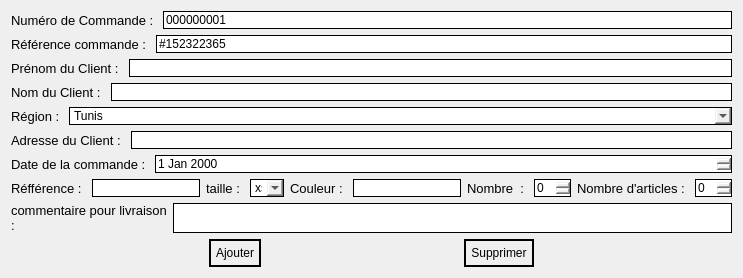
             <widget class="QWidget" name="tab_2">
              <attribute name="title">
               <string>   Ajouter Commande   </string>
              </attribute>
              <layout class="QGridLayout" name="gridLayout_11">
               <item row="0" column="0">
                <layout class="QVBoxLayout" name="verticalLayout_23">
                 <item>
                  <layout class="QHBoxLayout" name="horizontalLayout_39">
                   <item>
                    <widget class="QLabel" name="label_44">
                     <property name="font">
                      <font>
                       <family>Segoe UI</family>
                       <pointsize>10</pointsize>
                       <italic>false</italic>
                       <fontweight>DemiBold</fontweight>
                      </font>
                     </property>
                     <property name="styleSheet">
                      <string notr="true">font: 600 10pt &quot;Segoe UI&quot;;
color: rgb(0, 0, 0);</string>
                     </property>
                     <property name="text">
                      <string>Numéro de Commande : </string>
                     </property>
                    </widget>
                   </item>
                   <item>
                    <widget class="QLineEdit" name="lineEdit_24">
                     <property name="styleSheet">
                      <string notr="true">color: rgb(0, 0, 0);
border: 1px solid black;
font: 600 10pt &quot;Segoe UI&quot;;</string>
                     </property>
                     <property name="text">
                      <string>000000001</string>
                     </property>
                     <property name="readOnly">
                      <bool>true</bool>
                     </property>
                    </widget>
                   </item>
                  </layout>
                 </item>
                 <item>
                  <layout class="QHBoxLayout" name="horizontalLayout_35">
                   <item>
                    <widget class="QLabel" name="label_40">
                     <property name="font">
                      <font>
                       <family>Segoe UI</family>
                       <pointsize>10</pointsize>
                       <italic>false</italic>
                       <fontweight>DemiBold</fontweight>
                      </font>
                     </property>
                     <property name="styleSheet">
                      <string notr="true">font: 600 10pt &quot;Segoe UI&quot;;
color: rgb(0, 0, 0);</string>
                     </property>
                     <property name="text">
                      <string>Référence commande : </string>
                     </property>
                    </widget>
                   </item>
                   <item>
                    <widget class="QLineEdit" name="lineEdit_20">
                     <property name="styleSheet">
                      <string notr="true">color: rgb(0, 0, 0);
border: 1px solid black;
font: 600 10pt &quot;Segoe UI&quot;;</string>
                     </property>
                     <property name="text">
                      <string>#152322365</string>
                     </property>
                     <property name="readOnly">
                      <bool>true</bool>
                     </property>
                    </widget>
                   </item>
                  </layout>
                 </item>
                 <item>
                  <layout class="QHBoxLayout" name="horizontalLayout_37">
                   <item>
                    <widget class="QLabel" name="label_42">
                     <property name="font">
                      <font>
                       <family>Segoe UI</family>
                       <pointsize>10</pointsize>
                       <italic>false</italic>
                       <fontweight>DemiBold</fontweight>
                      </font>
                     </property>
                     <property name="styleSheet">
                      <string notr="true">font: 600 10pt &quot;Segoe UI&quot;;
color: rgb(0, 0, 0);</string>
                     </property>
                     <property name="text">
                      <string>Prénom du Client : </string>
                     </property>
                    </widget>
                   </item>
                   <item>
                    <widget class="QLineEdit" name="lineEdit_23">
                     <property name="styleSheet">
                      <string notr="true">color: rgb(0, 0, 0);
border: 1px solid black;
font: 600 10pt &quot;Segoe UI&quot;;</string>
                     </property>
                     <property name="text">
                      <string/>
                     </property>
                     <property name="readOnly">
                      <bool>false</bool>
                     </property>
                    </widget>
                   </item>
                  </layout>
                 </item>
                 <item>
                  <layout class="QHBoxLayout" name="horizontalLayout_36">
                   <item>
                    <widget class="QLabel" name="label_41">
                     <property name="font">
                      <font>
                       <family>Segoe UI</family>
                       <pointsize>10</pointsize>
                       <italic>false</italic>
                       <fontweight>DemiBold</fontweight>
                      </font>
                     </property>
                     <property name="styleSheet">
                      <string notr="true">font: 600 10pt &quot;Segoe UI&quot;;
color: rgb(0, 0, 0);</string>
                     </property>
                     <property name="text">
                      <string>Nom du Client : </string>
                     </property>
                    </widget>
                   </item>
                   <item>
                    <widget class="QLineEdit" name="lineEdit_22">
                     <property name="styleSheet">
                      <string notr="true">color: rgb(0, 0, 0);
border: 1px solid black;
font: 600 10pt &quot;Segoe UI&quot;;</string>
                     </property>
                     <property name="text">
                      <string/>
                     </property>
                     <property name="readOnly">
                      <bool>false</bool>
                     </property>
                    </widget>
                   </item>
                  </layout>
                 </item>
                 <item>
                  <layout class="QHBoxLayout" name="horizontalLayout_47">
                   <item>
                    <widget class="QLabel" name="label_57">
                     <property name="font">
                      <font>
                       <family>Segoe UI</family>
                       <pointsize>10</pointsize>
                       <italic>false</italic>
                       <fontweight>DemiBold</fontweight>
                      </font>
                     </property>
                     <property name="styleSheet">
                      <string notr="true">font: 600 10pt &quot;Segoe UI&quot;;
color: rgb(0, 0, 0);</string>
                     </property>
                     <property name="text">
                      <string>Région : </string>
                     </property>
                    </widget>
                   </item>
                   <item>
                    <widget class="QComboBox" name="comboBox_6">
                     <property name="sizePolicy">
                      <sizepolicy hsizetype="Expanding" vsizetype="Fixed">
                       <horstretch>0</horstretch>
                       <verstretch>0</verstretch>
                      </sizepolicy>
                     </property>
                     <property name="styleSheet">
                      <string notr="true">color: rgb(0, 0, 0);
border: 1px solid black;
font: 600 10pt &quot;Segoe UI&quot;;</string>
                     </property>
                     <item>
                      <property name="text">
                       <string>Tunis</string>
                      </property>
                     </item>
                     <item>
                      <property name="text">
                       <string>Sousse</string>
                      </property>
                     </item>
                     <item>
                      <property name="text">
                       <string>nabeul</string>
                      </property>
                     </item>
                    </widget>
                   </item>
                  </layout>
                 </item>
                 <item>
                  <layout class="QHBoxLayout" name="horizontalLayout_46">
                   <item>
                    <widget class="QLabel" name="label_56">
                     <property name="font">
                      <font>
                       <family>Segoe UI</family>
                       <pointsize>10</pointsize>
                       <italic>false</italic>
                       <fontweight>DemiBold</fontweight>
                      </font>
                     </property>
                     <property name="styleSheet">
                      <string notr="true">font: 600 10pt &quot;Segoe UI&quot;;
color: rgb(0, 0, 0);</string>
                     </property>
                     <property name="text">
                      <string>Adresse du Client : </string>
                     </property>
                    </widget>
                   </item>
                   <item>
                    <widget class="QLineEdit" name="lineEdit_27">
                     <property name="styleSheet">
                      <string notr="true">color: rgb(0, 0, 0);
border: 1px solid black;
font: 600 10pt &quot;Segoe UI&quot;;</string>
                     </property>
                     <property name="text">
                      <string/>
                     </property>
                     <property name="readOnly">
                      <bool>false</bool>
                     </property>
                    </widget>
                   </item>
                  </layout>
                 </item>
                 <item>
                  <layout class="QHBoxLayout" name="horizontalLayout_38">
                   <item>
                    <widget class="QLabel" name="label_43">
                     <property name="font">
                      <font>
                       <family>Segoe UI</family>
                       <pointsize>10</pointsize>
                       <italic>false</italic>
                       <fontweight>DemiBold</fontweight>
                      </font>
                     </property>
                     <property name="styleSheet">
                      <string notr="true">font: 600 10pt &quot;Segoe UI&quot;;
color: rgb(0, 0, 0);</string>
                     </property>
                     <property name="text">
                      <string>Date de la commande : </string>
                     </property>
                     <property name="scaledContents">
                      <bool>false</bool>
                     </property>
                     <property name="wordWrap">
                      <bool>false</bool>
                     </property>
                    </widget>
                   </item>
                   <item>
                    <widget class="QDateEdit" name="dateEdit_5">
                     <property name="sizePolicy">
                      <sizepolicy hsizetype="Expanding" vsizetype="Fixed">
                       <horstretch>0</horstretch>
                       <verstretch>0</verstretch>
                      </sizepolicy>
                     </property>
                     <property name="styleSheet">
                      <string notr="true">color: rgb(0, 0, 0);
border: 1px solid black;
font: 600 10pt &quot;Segoe UI&quot;;</string>
                     </property>
                    </widget>
                   </item>
                  </layout>
                 </item>
                 <item>
                  <layout class="QHBoxLayout" name="horizontalLayout_40">
                   <item>
                    <layout class="QHBoxLayout" name="horizontalLayout_45">
                     <item>
                      <layout class="QHBoxLayout" name="horizontalLayout_41">
                       <item>
                        <widget class="QLabel" name="label_52">
                         <property name="font">
                          <font>
                           <family>Segoe UI</family>
                           <pointsize>10</pointsize>
                           <italic>false</italic>
                           <fontweight>DemiBold</fontweight>
                          </font>
                         </property>
                         <property name="styleSheet">
                          <string notr="true">font: 600 10pt &quot;Segoe UI&quot;;
color: rgb(0, 0, 0);</string>
                         </property>
                         <property name="text">
                          <string>Réfférence : </string>
                         </property>
                        </widget>
                       </item>
                       <item>
                        <widget class="QLineEdit" name="lineEdit_25">
                         <property name="styleSheet">
                          <string notr="true">color: rgb(0, 0, 0);
border: 1px solid black;
font: 600 10pt &quot;Segoe UI&quot;;</string>
                         </property>
                         <property name="text">
                          <string/>
                         </property>
                         <property name="readOnly">
                          <bool>false</bool>
                         </property>
                        </widget>
                       </item>
                      </layout>
                     </item>
                     <item>
                      <layout class="QHBoxLayout" name="horizontalLayout_42">
                       <item>
                        <widget class="QLabel" name="label_53">
                         <property name="font">
                          <font>
                           <family>Segoe UI</family>
                           <pointsize>10</pointsize>
                           <italic>false</italic>
                           <fontweight>DemiBold</fontweight>
                          </font>
                         </property>
                         <property name="styleSheet">
                          <string notr="true">font: 600 10pt &quot;Segoe UI&quot;;
color: rgb(0, 0, 0);</string>
                         </property>
                         <property name="text">
                          <string>taille : </string>
                         </property>
                        </widget>
                       </item>
                       <item>
                        <widget class="QComboBox" name="comboBox_5">
                         <property name="styleSheet">
                          <string notr="true">color: rgb(0, 0, 0);
border: 1px solid black;
font: 600 10pt &quot;Segoe UI&quot;;</string>
                         </property>
                         <item>
                          <property name="text">
                           <string>xs</string>
                          </property>
                         </item>
                         <item>
                          <property name="text">
                           <string>s</string>
                          </property>
                         </item>
                         <item>
                          <property name="text">
                           <string>m</string>
                          </property>
                         </item>
                         <item>
                          <property name="text">
                           <string>l</string>
                          </property>
                         </item>
                         <item>
                          <property name="text">
                           <string>xl</string>
                          </property>
                         </item>
                         <item>
                          <property name="text">
                           <string>xxl</string>
                          </property>
                         </item>
                        </widget>
                       </item>
                      </layout>
                     </item>
                     <item>
                      <layout class="QHBoxLayout" name="horizontalLayout_43">
                       <item>
                        <widget class="QLabel" name="label_54">
                         <property name="font">
                          <font>
                           <family>Segoe UI</family>
                           <pointsize>10</pointsize>
                           <italic>false</italic>
                           <fontweight>DemiBold</fontweight>
                          </font>
                         </property>
                         <property name="styleSheet">
                          <string notr="true">font: 600 10pt &quot;Segoe UI&quot;;
color: rgb(0, 0, 0);</string>
                         </property>
                         <property name="text">
                          <string>Couleur : </string>
                         </property>
                        </widget>
                       </item>
                       <item>
                        <widget class="QLineEdit" name="lineEdit_26">
                         <property name="styleSheet">
                          <string notr="true">color: rgb(0, 0, 0);
border: 1px solid black;
font: 600 10pt &quot;Segoe UI&quot;;</string>
                         </property>
                         <property name="text">
                          <string/>
                         </property>
                         <property name="readOnly">
                          <bool>false</bool>
                         </property>
                        </widget>
                       </item>
                      </layout>
                     </item>
                     <item>
                      <layout class="QHBoxLayout" name="horizontalLayout_44">
                       <item>
                        <widget class="QLabel" name="label_55">
                         <property name="font">
                          <font>
                           <family>Segoe UI</family>
                           <pointsize>10</pointsize>
                           <italic>false</italic>
                           <fontweight>DemiBold</fontweight>
                          </font>
                         </property>
                         <property name="styleSheet">
                          <string notr="true">font: 600 10pt &quot;Segoe UI&quot;;
color: rgb(0, 0, 0);</string>
                         </property>
                         <property name="text">
                          <string>Nombre  : </string>
                         </property>
                        </widget>
                       </item>
                       <item>
                        <widget class="QSpinBox" name="spinBox_2">
                         <property name="styleSheet">
                          <string notr="true">color: rgb(0, 0, 0);
border: 1px solid black;
font: 600 10pt &quot;Segoe UI&quot;;</string>
                         </property>
                        </widget>
                       </item>
                      </layout>
                     </item>
                    </layout>
                   </item>
                   <item>
                    <widget class="QLabel" name="label_45">
                     <property name="font">
                      <font>
                       <family>Segoe UI</family>
                       <pointsize>10</pointsize>
                       <italic>false</italic>
                       <fontweight>DemiBold</fontweight>
                      </font>
                     </property>
                     <property name="styleSheet">
                      <string notr="true">font: 600 10pt &quot;Segoe UI&quot;;
color: rgb(0, 0, 0);</string>
                     </property>
                     <property name="text">
                      <string>Nombre d'articles : </string>
                     </property>
                    </widget>
                   </item>
                   <item>
                    <widget class="QSpinBox" name="spinBox">
                     <property name="styleSheet">
                      <string notr="true">color: rgb(0, 0, 0);
border: 1px solid black;
font: 600 10pt &quot;Segoe UI&quot;;</string>
                     </property>
                    </widget>
                   </item>
                  </layout>
                 </item>
                 <item>
                  <layout class="QHBoxLayout" name="horizontalLayout_48">
                   <item>
                    <widget class="QLabel" name="label_58">
                     <property name="font">
                      <font>
                       <family>Segoe UI</family>
                       <pointsize>10</pointsize>
                       <italic>false</italic>
                       <fontweight>DemiBold</fontweight>
                      </font>
                     </property>
                     <property name="styleSheet">
                      <string notr="true">font: 600 10pt &quot;Segoe UI&quot;;
color: rgb(0, 0, 0);</string>
                     </property>
                     <property name="text">
                      <string>commentaire pour livraison : </string>
                     </property>
                     <property name="wordWrap">
                      <bool>true</bool>
                     </property>
                    </widget>
                   </item>
                   <item>
                    <widget class="QLineEdit" name="lineEdit_28">
                     <property name="sizePolicy">
                      <sizepolicy hsizetype="Expanding" vsizetype="Preferred">
                       <horstretch>0</horstretch>
                       <verstretch>0</verstretch>
                      </sizepolicy>
                     </property>
                     <property name="styleSheet">
                      <string notr="true">color: rgb(0, 0, 0);
border: 1px solid black;
font: 600 10pt &quot;Segoe UI&quot;;</string>
                     </property>
                     <property name="text">
                      <string/>
                     </property>
                     <property name="readOnly">
                      <bool>false</bool>
                     </property>
                    </widget>
                   </item>
                  </layout>
                 </item>
                 <item>
                  <layout class="QHBoxLayout" name="horizontalLayout_49">
                   <item>
                    <spacer name="horizontalSpacer_22">
                     <property name="orientation">
                      <enum>Qt::Orientation::Horizontal</enum>
                     </property>
                     <property name="sizeHint" stdset="0">
                      <size>
                       <width>40</width>
                       <height>20</height>
                      </size>
                     </property>
                    </spacer>
                   </item>
                   <item>
                    <widget class="QPushButton" name="pushButton_13">
                     <property name="styleSheet">
                      <string notr="true">font: 600 12pt &quot;Segoe UI&quot;;
color: rgb(0, 0, 0);
 border: 2px solid black;
    border-radius: 15px;
    padding: 5px; 
selection-background-color: rgb(0, 21, 155);
</string>
                     </property>
                     <property name="text">
                      <string>Ajouter</string>
                     </property>
                    </widget>
                   </item>
                   <item>
                    <spacer name="horizontalSpacer_23">
                     <property name="orientation">
                      <enum>Qt::Orientation::Horizontal</enum>
                     </property>
                     <property name="sizeHint" stdset="0">
                      <size>
                       <width>40</width>
                       <height>20</height>
                      </size>
                     </property>
                    </spacer>
                   </item>
                   <item>
                    <widget class="QPushButton" name="pushButton_28">
                     <property name="styleSheet">
                      <string notr="true">font: 600 12pt &quot;Segoe UI&quot;;
color: rgb(0, 0, 0);
 border: 2px solid black;
    border-radius: 15px;
    padding: 5px; 
selection-background-color: rgb(0, 21, 155);
</string>
                     </property>
                     <property name="text">
                      <string>Supprimer</string>
                     </property>
                    </widget>
                   </item>
                   <item>
                    <spacer name="horizontalSpacer_24">
                     <property name="orientation">
                      <enum>Qt::Orientation::Horizontal</enum>
                     </property>
                     <property name="sizeHint" stdset="0">
                      <size>
                       <width>40</width>
                       <height>20</height>
                      </size>
                     </property>
                    </spacer>
                   </item>
                  </layout>
                 </item>
                </layout>
               </item>
              </layout>
             </widget>
